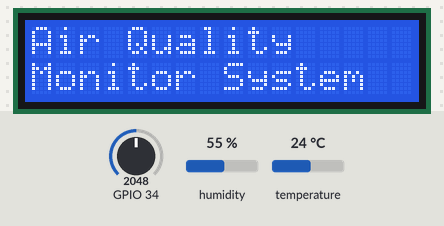
Recording of a sketch running on a simulated ESP32. Parts: 16×2 character LCD. The inputs (shaded band) are chosen by the test bench; at power-on: GPIO 34 = 2048, humidity 55 %, temperature 24 °C. WiFi joins after 1.5 s; servers stay silent unless stated; what the sketch prints to the serial monitor is not drawn.

Above: at 0.3 s.
6.6 s: GPIO 34 set to 2121
At 9.7 s:
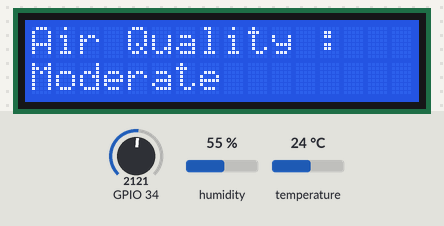
10.4 s: GPIO 34 set to 2047
At 13.5 s:
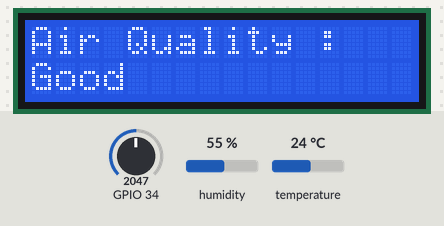
14.1 s: GPIO 34 set to 1397
17.6 s: GPIO 34 set to 1317
At 19.9 s:
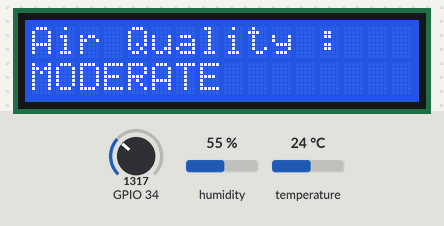
20.3 s: GPIO 34 set to 755
23.7 s: GPIO 34 set to 613
At 25.7 s:
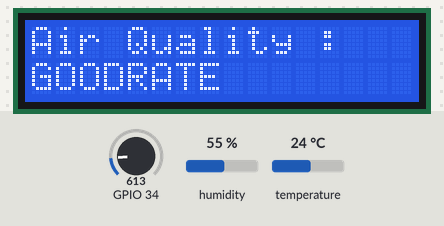
Timing chart, 0 to 27.2 s (numbered marks = the images above; inputs shaded):
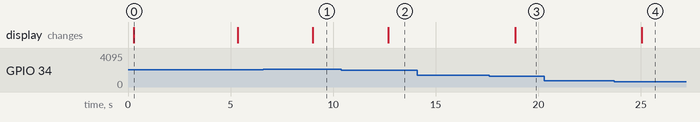

Measured:
- the behaviour switches between 2061 and 2062 on GPIO 34 (found by bisection; images 0 and 1)
- the behaviour switches between 1365 and 1364 on GPIO 34 (found by bisection; images 2 and 3)
- the behaviour switches between 683 and 682 on GPIO 34 (found by bisection; images 3 and 4)
- after the input at 6.6 s, the display: changes after 2.4 s (image 1)
- after the input at 10.4 s, the display: changes after 2.3 s (image 2)
- after the input at 14.1 s, every drawn part: stays the same
- after the input at 17.6 s, the display: changes after 1.3 s (image 3)
- after the input at 20.3 s, every drawn part: stays the same
- after the input at 23.7 s, the display: changes after 1.3 s (image 4)

The sketch:

sketch_jan09a.ino
```cpp
#include <DHT.h>
#include <Wire.h>
#include <LiquidCrystal_I2C.h>
LiquidCrystal_I2C lcd(0x27,16,2);  // set the LCD address to 0x27 for a 16 chars and 2 line display

#include <WiFi.h>
#include "ThingSpeak.h"

const char *ssid =  "ZARONE 5G";                                  //Your wifi ssid
const char *pass =  "zarone.HBF#";                               //Your wifi passphrase
const char* server = "api.thingspeak.com";
unsigned long Channel_ID = 1427538;                              // Channel ID
const char *WriteAPIKey = "17MUQ90S3BKG9ARH";                    // Your write API Key

WiFiClient client;
#define DHTPIN  27
#define DHTTYPE DHT11
DHT dht(DHTPIN, DHTTYPE);

void setup() {
  lcd.init();                      // initialize the lcd
  lcd.backlight();
 WiFi.mode(WIFI_STA);

 ThingSpeak.begin(client);
 pinMode(34, INPUT);
 Serial.begin(9600);
 delay(200);
 lcd.clear();
 lcd.setCursor(0,0);
 lcd.print("Air Quality");
 lcd.setCursor(0,1);
 lcd.print("Monitor System");
 delay(1500);
  if (WiFi.status() != WL_CONNECTED)
  {
    Serial.print("Attempting to connect to SSID: ");
    Serial.println(ssid);
    while (WiFi.status() != WL_CONNECTED)
    {
      WiFi.begin(ssid, pass);
      Serial.print(".");
      delay(3500);
    }

    Serial.println("\nConnected.");
    lcd.clear();
    lcd.setCursor(0,0);
    lcd.print("Connected to :");
    lcd.setCursor(0,1);
    lcd.print(ssid);

  }
  else {
    lcd.clear();
    lcd.setCursor(0,0);
    lcd.print("Fail to connect");
    lcd.setCursor(0,1);
    lcd.print("to ");
    lcd.setCursor(2,1);
    lcd.print(ssid);
   }
lcd.clear();
}

void loop() {
  float h = dht.readHumidity();
  float t = dht.readTemperature();
  Serial.print("Humidity : ");
  Serial.println(h);
  Serial.print("Temperature :");
  Serial.println(t);

 int MQ135 = analogRead(34);  //For NH3, NOx, Alcohol, Benzene, Smoke, CO2
 MQ135 = map(MQ135,0,4095,0,300);

 Serial.print("MQ135: ");
 Serial.println(MQ135);

 int x = ThingSpeak.writeField(Channel_ID, 1, h, WriteAPIKey);
 int y = ThingSpeak.writeField(Channel_ID, 2, t, WriteAPIKey);
 int z = ThingSpeak.writeField(Channel_ID, 3, MQ135, WriteAPIKey);

 delay(300);
 //lcd.clear();
  if (MQ135<50) {
    lcd.setCursor(0,0);
    lcd.print("Air Quality : ");
    lcd.setCursor(0,1);
    lcd.print("GOOD");
  }
  if (MQ135>50 && MQ135<100) {
    lcd.clear();
    lcd.setCursor(0,0);
    lcd.print("Air Quality : ");
    lcd.setCursor(0,1);
    lcd.print("MODERATE");
  }
  else if (MQ135>100 && MQ135<150) {
    lcd.clear();
    lcd.setCursor(0,0);
    lcd.print("Air Quality : ");
    lcd.setCursor(0,1);
    lcd.print("Good");
  }
  else if (MQ135>150 && MQ135<200) {
    lcd.clear();
    lcd.setCursor(0,0);
    lcd.print("Air Quality : ");
    lcd.setCursor(0,1);
    lcd.print("Moderate");
  }
  else if (MQ135>200 && MQ135<300) {
    lcd.clear();
    lcd.setCursor(0,0);
    lcd.print("Air Quality : ");
    lcd.setCursor(0,1);
    lcd.print("UNHEALTHY");
  }
  else if (MQ135>300 && MQ135<500) {
    lcd.clear();
    lcd.setCursor(0,0);
    lcd.print("Air Quality : ");
    lcd.setCursor(0,1);
    lcd.print("HAZARDOUS");

  delay(200);
  }}
```
